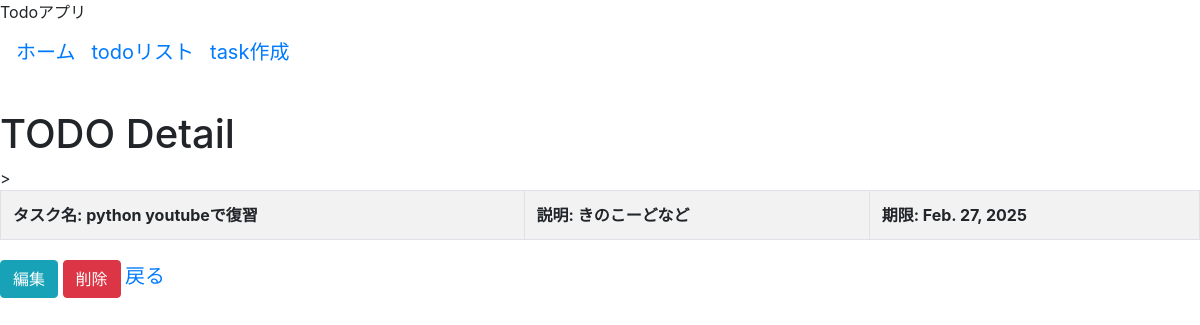
The app's page /todo/task_detail/8/ with its own data.
### todo/models.py (models this page shows, shortened)
class Task(models.Model):
    title = models.CharField(max_length=50)
    description = models.TextField(blank=True)  # 空白可にする場合は`blank=True`
    expiry = models.DateField()
    created_at = models.DateTimeField(auto_now_add=True)  # auto_now_add=Trueで登録日がnowでDB保存
    class Meta:
        db_table='task'

### todo/views.py (the view)
# urls.py: path('task_detail/<int:pk>/',TaskDetailView.as_view(),name='task_detail'),
class TaskDetailView(DetailView):
    model = Task
    template_name = 'todo/task_detail.html'
    def get_context_data(self, **kwargs):
        return super().get_context_data(**kwargs)

### templates/todo/task_detail.html
{% extends 'base.html' %}
{% block content %}
<h1>TODO Detail</h1>
<form method="GET"
    {% csrf_token %}
    {{ form.as_p }}>
</form>
<table class="table table-striped table-bordered">
<tbody>
    <div>
        <th>タスク名: {{ object.title }}</th>
        <th>説明: {{ object.description }}</th>
        <th>期限: {{object.expiry }}</th>
    </div>
</tbody>
</table>
<tbody>
    <tr>
        <th><a href="{% url 'todo:task_update' pk=task.id %}" class="btn btn-info">編集</a></th>
        <th><a href="{% url 'todo:task_delete' pk=task.id %}" class="btn btn-danger">削除</a></th>
        <th><a class="navbar-brand" href="{% url 'todo:task_list' %}">戻る</a></th>
    </tr>
</tbody>
{% endblock %}

### templates/base.html (style rules this page uses)
.navbar-brand { margin-bottom: 10px; }

### records on screen
Task: title "python youtubeで復習", description "きのこーどなど", expiry "Feb. 27, 2025"
